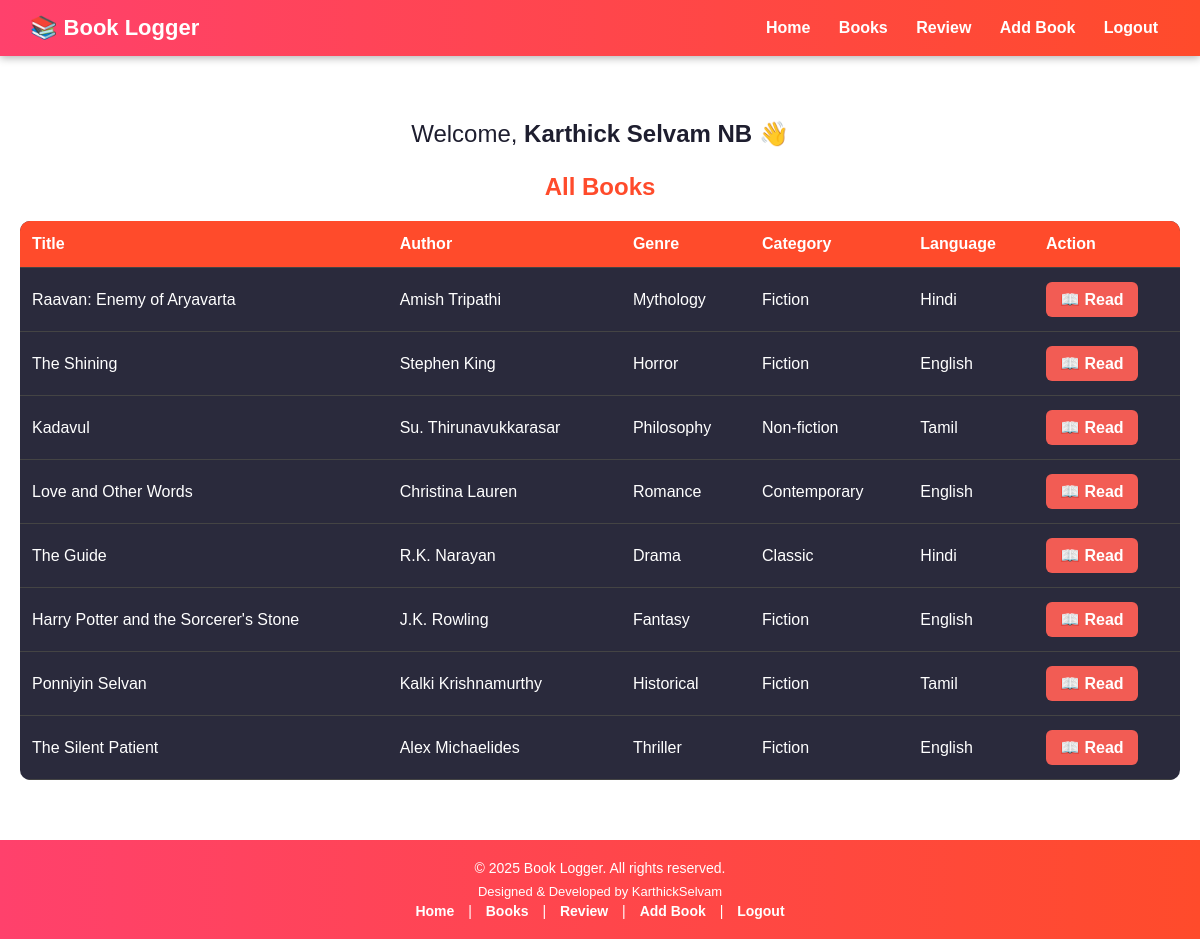
The app's page /books.php (signed in) with its own data.
### tables this page shows
CREATE TABLE `books` (
  `id` int(11) NOT NULL,
  `title` varchar(255) DEFAULT NULL,
  `author` varchar(255) DEFAULT NULL,
  `genre` varchar(100) DEFAULT NULL,
  `category` varchar(100) DEFAULT NULL,
  `language` varchar(50) DEFAULT NULL,
  `created_at` timestamp NOT NULL DEFAULT current_timestamp(),
  `pages` int(11) DEFAULT NULL,
  `parts` int(11) DEFAULT NULL,
  `full_description` text DEFAULT NULL,
  `file_path` varchar(255) DEFAULT NULL,
  `cover_image` varchar(255) DEFAULT NULL,
  `image_path` varchar(255) DEFAULT NULL
);

### books.php (the view, shortened to what this page needs)
<?php
$username = $_SESSION['username'];
$displayName = ucwords(str_replace(['_', '-'], ' ', $username));
include 'db.php';
$sql = "SELECT * FROM books ORDER BY id DESC";
$result = mysqli_query($conn, $sql);
?>
<!DOCTYPE html>
<html lang="en">
<head>
</head>
<body>
  <div class="home-header">
    <div class="nav-title">📚 Book Logger</div>
    <div class="nav-links">
      <a href="home.php">Home</a>
      <a href="books.php">Books</a>
      <a href="reviews.php">Review</a>
      <a href="add-book.php">Add Book</a>
      <a href="logout.php">Logout</a>
    </div>
  </div>
  <div class="content">
    <div class="welcome">
      Welcome, <strong><?php echo htmlspecialchars($displayName); ?></strong> 👋
    </div>
    <h2>All Books</h2>
    <table class="book-table">
      <thead>
        <tr>
          <th>Title</th>
          <th>Author</th>
          <th>Genre</th>
          <th>Category</th>
          <th>Language</th>
          <th>Action</th>
        </tr>
      </thead>
      <tbody>
        <?php if (mysqli_num_rows($result) > 0): ?>
          <?php while ($row = mysqli_fetch_assoc($result)): ?>
            <tr>
              <td><?php echo htmlspecialchars($row['title']); ?></td>
              <td><?php echo htmlspecialchars($row['author']); ?></td>
              <td><?php echo htmlspecialchars($row['genre']); ?></td>
              <td><?php echo htmlspecialchars($row['category']); ?></td>
              <td><?php echo htmlspecialchars($row['language']); ?></td>
              <td>
                <a class="read-btn" href="read-book.php?id=<?php echo $row['id']; ?>">📖 Read</a>
              </td>
            </tr>
          <?php endwhile; ?>
        <?php else: ?>
          <tr>
            <td colspan="6" style="text-align:center;">No books found.</td>
          </tr>
        <?php endif; ?>
      </tbody>
    </table>
  </div>
  <footer>
    &copy; <?php echo date('Y'); ?> Book Logger. All rights reserved.<br>
    <p>Designed & Developed by KarthickSelvam</p>
    <a href="home.php">Home</a> |
    <a href="books.php">Books</a> |
    <a href="reviews.php">Review</a> |
    <a href="add-book.php">Add Book</a> |
    <a href="logout.php">Logout</a>
  </footer>
</body>
</html>

### books.php (style rules this page uses)
* { margin: 0; padding: 0; box-sizing: border-box; }
body { font-family: 'Poppins', sans-serif; background-color: #fff; color: #fff; min-height: 100vh; display: flex; flex-direction: column; overflow-x: hidden; }
.home-header { position: fixed; top: 0; left: 0; width: 100%; background: linear-gradient(to right, #ff416c, #ff4b2b); color: white; padding: 15px 30px; display: flex; justify-content: space-between; align-items: center; z-index: 999; box-shadow: 0 2px 8px rgba(0,0,0,0.3); }
.nav-title { font-size: 22px; font-weight: bold; }
.nav-links a { color: #fff; margin: 0 12px; text-decoration: none; font-weight: 600; transition: color 0.3s ease; }
.content { flex: 1; padding: 120px 20px 60px 20px; width: 100%; max-width: 1400px; margin: 0 auto; }
.welcome { font-size: 24px; margin-bottom: 25px; text-align: center; color: #1e1e2f; }
h2 { text-align: center; color: #ff4b2b; margin-bottom: 20px; }
.book-table { width: 100%; border-collapse: collapse; background: #2a2a3c; border-radius: 10px; overflow: hidden; }
.book-table th, .book-table td { padding: 14px 12px; text-align: left; border-bottom: 1px solid #444; font-size: 16px; }
.book-table th { background: #ff4b2b; color: #fff; }
.read-btn { background: #f25c54; border: none; color: white; padding: 8px 14px; border-radius: 6px; font-weight: bold; text-decoration: none; transition: background-color 0.3s ease; display: inline-block; }
footer { width: 100%; background: linear-gradient(to right, #ff416c, #ff4b2b); color: white; text-align: center; padding: 20px 10px; margin-top: auto; font-size: 14px; }
footer a { color: white; text-decoration: none; margin: 0 10px; font-weight: bold; }
footer p { margin: 8px 0 4px; font-size: 13px; }

### records on screen
books: title "Raavan: Enemy of Aryavarta", author "Amish Tripathi", genre "Mythology", category "Fiction", language "Hindi"
books: title "The Shining", author "Stephen King", genre "Horror", category "Fiction", language "English"
books: title "Kadavul", author "Su. Thirunavukkarasar", genre "Philosophy", category "Non-fiction", language "Tamil"
books: title "Love and Other Words", author "Christina Lauren", genre "Romance", category "Contemporary", language "English"
books: title "The Guide", author "R.K. Narayan", genre "Drama", category "Classic", language "Hindi"
books: title "Harry Potter and the Sorcerer's Stone", author "J.K. Rowling", genre "Fantasy", category "Fiction", language "English"
books: title "Ponniyin Selvan", author "Kalki Krishnamurthy", genre "Historical", category "Fiction", language "Tamil"
books: title "The Silent Patient", author "Alex Michaelides", genre "Thriller", category "Fiction", language "English"

### other values on screen
$displayName "Karthick Selvam NB"
